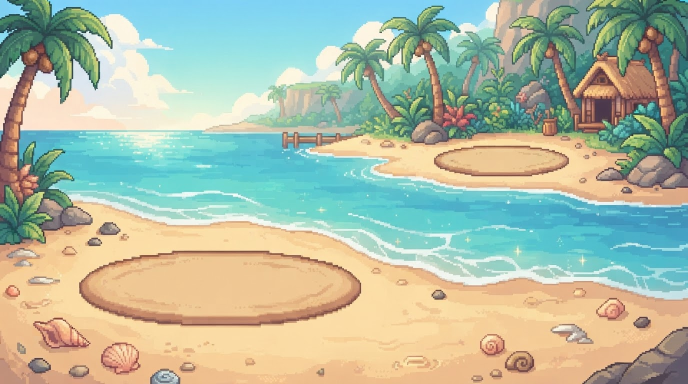
#> input picture tools/art_pipeline/raw/battle/beach.png, 1376 x 768 px (shown at 1/2 size)
$ python -i process.py   (imports and definitions only)
#> lines starting #> are read from the running program, lines starting #| are printed output that depends on the picture
#!/usr/bin/env python3
"""Hollowmere art pipeline: turns AI-generated images into game-ready pixel sprites.

Commands:
  sheet    <img> <names,comma,sep> <out_dir> [--cols N --rows N --size 64 --small 32]
           Slice a grid sheet of creatures into battle (size) + overworld (small) sprites.
  icons    <img> <names,...> <out_dir> [--cols N --rows N --size 16]
  single   <img> <out_png> --w W [--h H] [--colors N] [--anchor bottom|center]
  portrait <img> <out_png> [--size 64]

Backgrounds are keyed out (flat magenta / white / green) before downsampling.
Downsampling uses per-block majority vote, so edges stay crisp and halos vanish.
"""
import argparse
import os
import sys

import numpy as np
from PIL import Image

BG_KEYS = {
    "magenta": (255, 0, 255),
    "green": (0, 255, 0),
    "white": (255, 255, 255),
}


def load_rgba(path):
    return np.asarray(Image.open(path).convert("RGBA")).astype(np.int32)


# [72 lines left out: functions bg_mask, grid_lines, downsample, not called in this run]


def quantize(img_arr, colors=24):
    im = Image.fromarray(img_arr, "RGBA")
    alpha = im.getchannel("A")
    rgb = im.convert("RGB")
    q = rgb.quantize(colors=colors, method=Image.Quantize.MEDIANCUT, dither=Image.Dither.NONE).convert("RGB")
    out = q.convert("RGBA")
    out.putalpha(alpha.point(lambda v: 255 if v > 127 else 0))
    return out


# [325 lines left out: functions clean_islands, sprite_from_region, cmd_sheet, find_objects, cmd_icons_auto, cmd_sprites and 5 more, not called in this run]


# [2 lines not run here, left out]

>>> import cv2
>>> picture = cv2.imread('raw/battle/beach.png', cv2.IMREAD_GRAYSCALE)
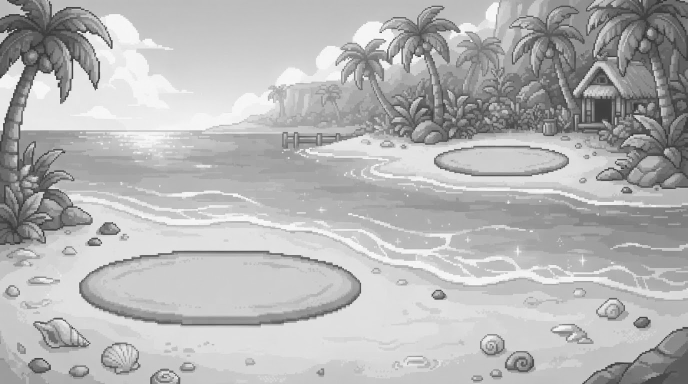
#> picture: shape (768, 1376) (shown at 1/2 size); min 29, max 255, mean 180.7
>>> result = quantize(picture)
#> (the run stopped early here; a loop or call above may not have finished)

$ run again, on tools/art_pipeline/raw/battle/cliffs.png
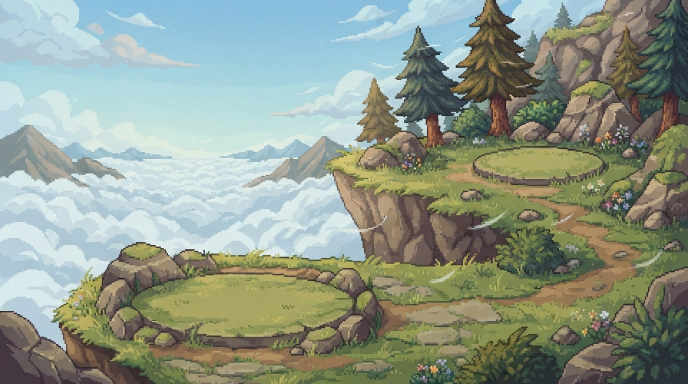
#> input picture tools/art_pipeline/raw/battle/cliffs.png, 1376 x 768 px (shown at 1/2 size)
#> `picture = cv2.imread('raw/battle/beach.png', cv2.IMREAD_GRAYSCALE)`:
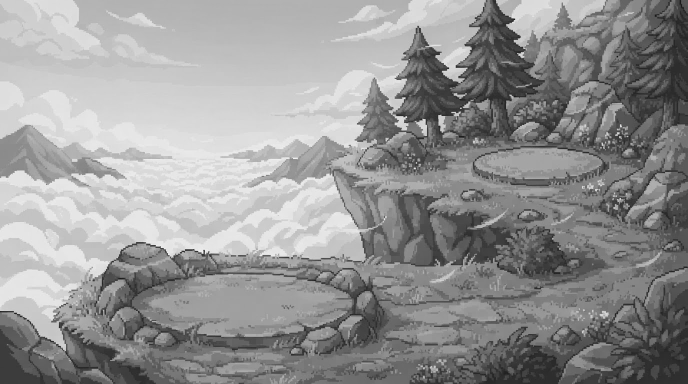
#> picture: shape (768, 1376) (shown at 1/2 size); min 9, max 255, mean 148.5
